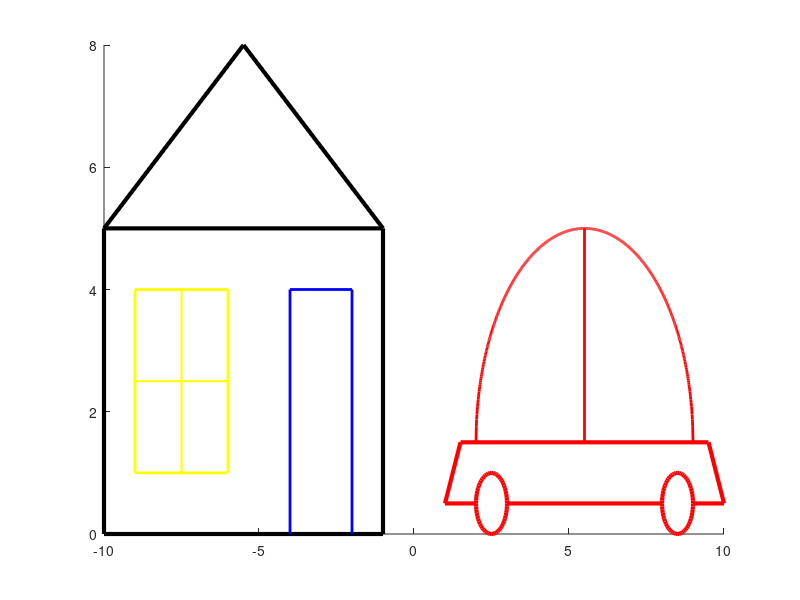

Here is the MATLAB script that generated this plot:
hold on;
%A simple house
plot([-10,-1],[0,0],'k','LineWidth',3);
plot([-10,-1],[5,5],'k','LineWidth',3);
plot([-10,-10],[0,5],'k','LineWidth',3);
plot([-1,-1],[0,5],'k','LineWidth',3);
plot([-10,-5.5],[5,8],'k','LineWidth',3);
plot([-1,-5.5],[5,8],'k','LineWidth',3);

%door
plot([-2,-2],[0,4],'b','LineWidth',2);
plot([-4,-4],[0,4],'b','LineWidth',2);
plot([-2,-4],[4,4],'b','LineWidth',2);

%window
plot([-9,-6],[4,4],'y','LineWidth',2);
plot([-9,-6],[2.5,2.5],'y','LineWidth',1.5);
plot([-9,-6],[1,1],'y','LineWidth',2);
plot([-9,-9],[1,4],'y','LineWidth',2);
plot([-7.5,-7.5],[1,4],'y','LineWidth',1.5);
plot([-6,-6],[1,4],'y','LineWidth',2);

%A car
rectangle('Position',[2,0,1,1],'Curvature',[1,1],'LineWidth',3,'edgecolor','r');
rectangle('Position',[8,0,1,1],'Curvature',[1,1],'LineWidth',3,'edgecolor','r');
plot([3,8],[0.5,0.5],'r','LineWidth',3);
plot([1,2],[0.5,0.5],'r','LineWidth',3);
plot([9,10],[0.5,0.5],'r','LineWidth',3);
plot([1,1.5],[0.5,1.5],'r','LineWidth',3);
plot([10,9.5],[0.5,1.5],'r','LineWidth',3);
plot([1.5,9.5],[1.5,1.5],'r','LineWidth',3);
x = 2:0.01:9;
y = sqrt(3.5^2-(x-5.5).^2)+1.5;
plot(x,y,'r','LineWidth',2);
plot([5.5,5.5],[1.5,5],'r','LineWidth',2);
hold off;